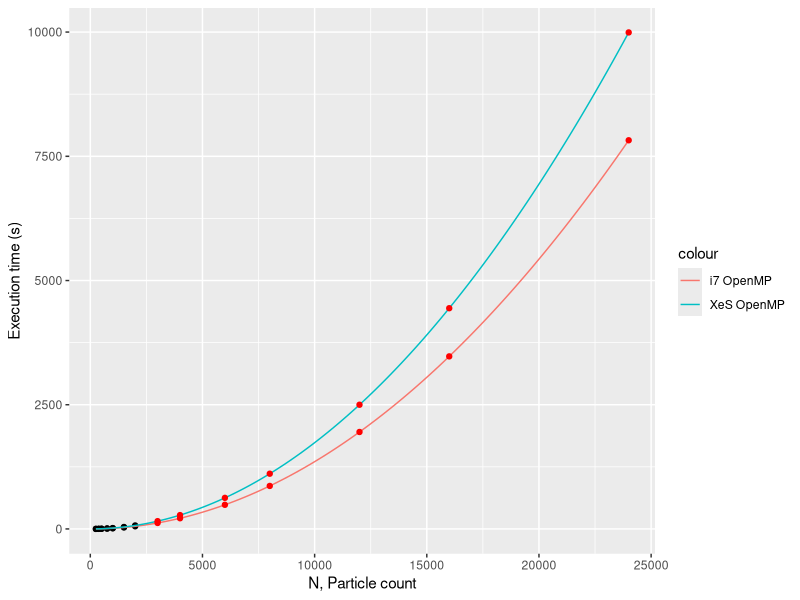
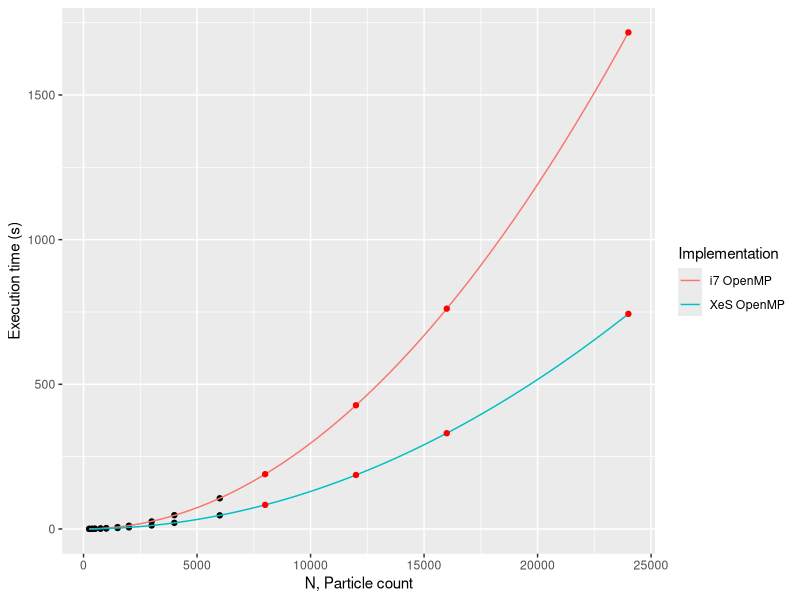
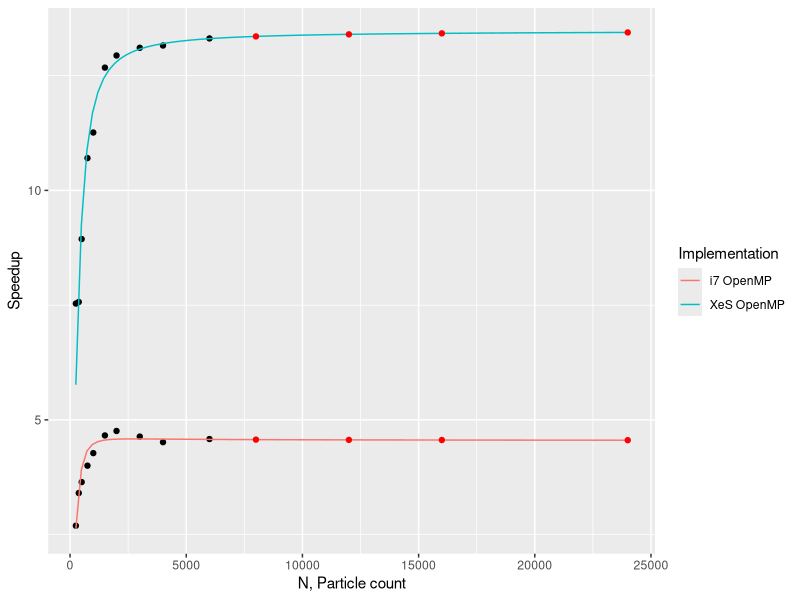
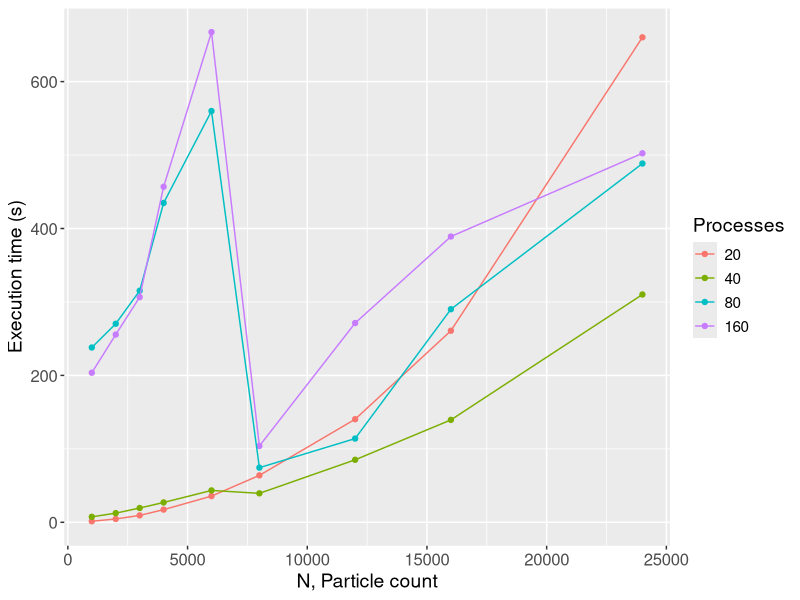
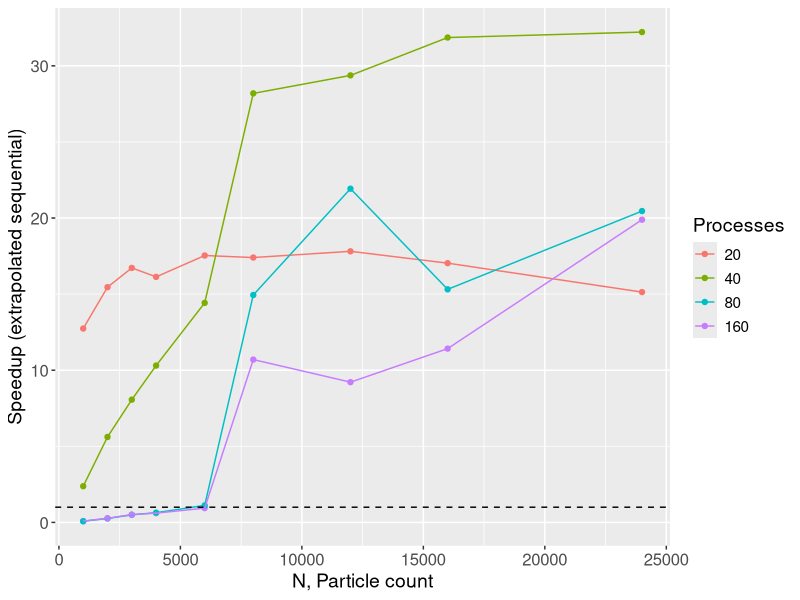
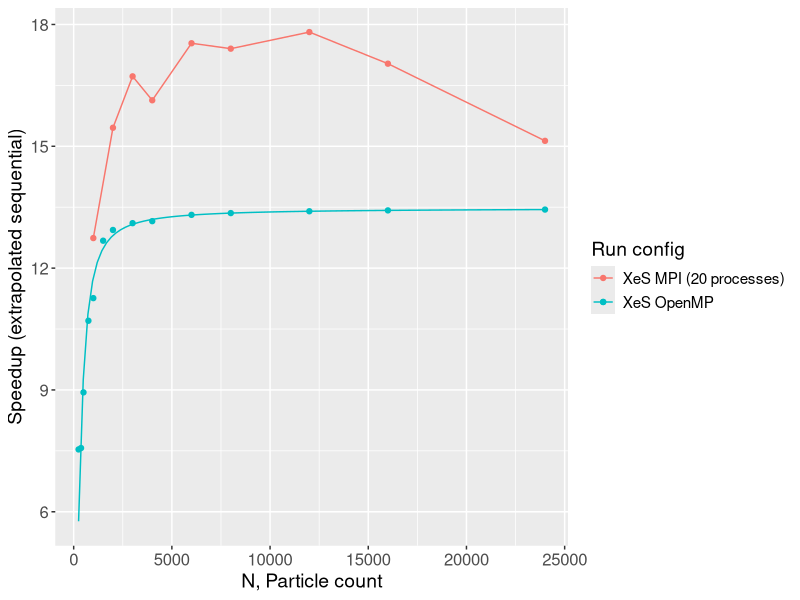
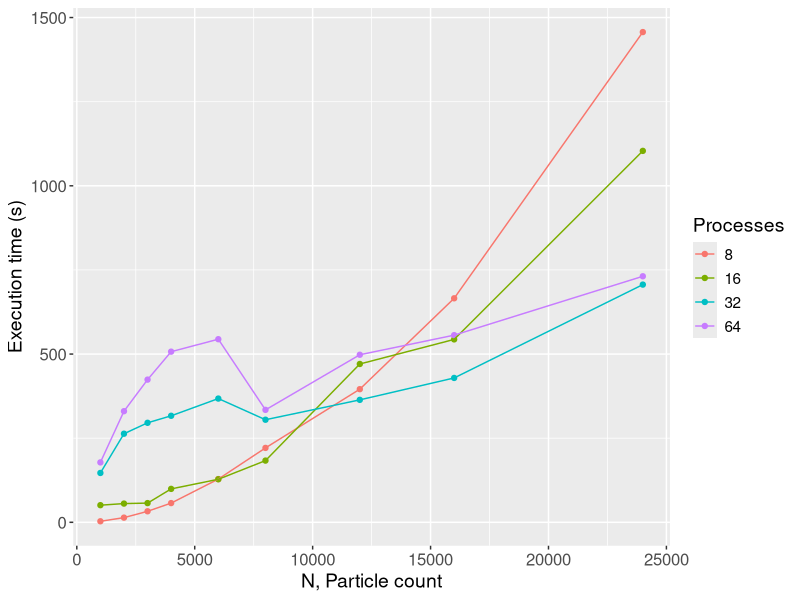
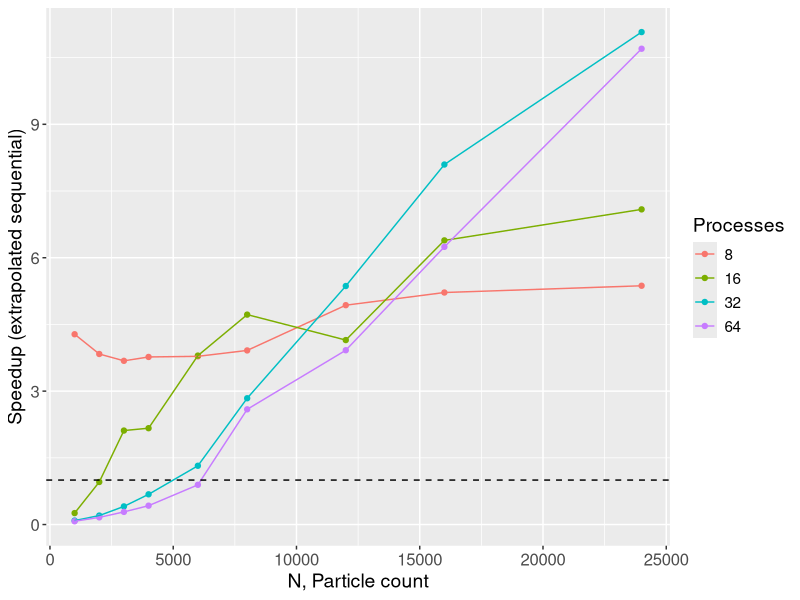

Write R code to recreate these figures, in order.
library(ggplot2)
library(dplyr)
library(tidyr)

SAVE = TRUE

# setwd("E:/Brownie/mpi/report/rawCpuResults")

# Extrapolation
seqBenchmarkData = read.csv("seqBenchmarkData.csv", stringsAsFactors = FALSE)
parBenchmarkData = read.csv("parBenchmarkData.csv", stringsAsFactors = FALSE)
I7seqExtrapolate = lm(wall.clock.time ~ poly(N, 2), data = seqBenchmarkData[seqBenchmarkData$configType=="PureI7",])
# summary(I7seqExtrapolate)$r.squared
XeSseqExtrapolate = lm(wall.clock.time ~ poly(N, 2), data = seqBenchmarkData[seqBenchmarkData$configType=="PureXeS",])
# summary(XeSseqExtrapolate)$r.squared
I7parExtrapolate = lm(wall.clock.time ~ poly(N, 2), data = parBenchmarkData[parBenchmarkData$configType=="PureI7",])
# summary(I7parExtrapolate)$r.squared
XeSparExtrapolate = lm(wall.clock.time ~ poly(N, 2), data = parBenchmarkData[parBenchmarkData$configType=="PureXeS",])
# summary(XeSparExtrapolate)$r.squared

I7seqExtrapolateFunc = function(x) { predict.lm(I7seqExtrapolate, data.frame(N=c(x))) }
I7parExtrapolateFunc = function(x) { predict.lm(I7parExtrapolate, data.frame(N=c(x))) }
XeSseqExtrapolateFunc = function(x) { predict.lm(XeSseqExtrapolate, data.frame(N=c(x))) }
XeSparExtrapolateFunc = function(x) { predict.lm(XeSparExtrapolate, data.frame(N=c(x))) }
I7speedupExtrapolateFunc = function(x) { I7seqExtrapolateFunc(x) / I7parExtrapolateFunc(x) }
XeSspeedupExtrapolateFunc = function(x) { XeSseqExtrapolateFunc(x) / XeSparExtrapolateFunc(x) }

parData = read.csv("parData.csv", stringsAsFactors = FALSE)
parData$processes = as.factor(parData$processes)
parData$seqEstRuntime = 0
parData$parEstRuntime = 0
parData[parData$configType == "PureI7",]$seqEstRuntime = predict.lm(I7seqExtrapolate, data.frame(N = parData[parData$configType == "PureI7",]$N))
parData[parData$configType == "PureI7",]$parEstRuntime = predict.lm(I7parExtrapolate, data.frame(N = parData[parData$configType == "PureI7",]$N))
parData[parData$configType == "PureXeS",]$seqEstRuntime = predict.lm(XeSseqExtrapolate, data.frame(N = parData[parData$configType == "PureXeS",]$N))
parData[parData$configType == "PureXeS",]$parEstRuntime = predict.lm(XeSparExtrapolate, data.frame(N = parData[parData$configType == "PureXeS",]$N))
parData$configType = as.factor(parData$configType)
parData$seqSpeedup = parData$seqEstRuntime/parData$wall.clock.time
parData$parSpeedup = parData$parEstRuntime/parData$wall.clock.time

SAVE_LOCATION = "../processedCpuResults/"

defaultTheme = theme(text=element_text(size=14),
                     axis.text=element_text(size=12),
                     legend.text=element_text(size=11),
                     axis.title=element_text(size=14))
machineLabs = labs(linetype = 'Run config', color = 'Processes')


extraPoints = data.frame(N = c(3000, 4000, 6000, 8000, 12000, 16000, 24000))
extraPoints$I7Seqest = I7seqExtrapolateFunc(extraPoints$N)
extraPoints$XeSSeqest = XeSseqExtrapolateFunc(extraPoints$N)
ggplot(seqBenchmarkData) +
    geom_point(aes(N, wall.clock.time)) +
    stat_function(fun = I7seqExtrapolateFunc, aes(color = 'i7 OpenMP')) +
    stat_function(fun = XeSseqExtrapolateFunc, aes(color = 'XeS OpenMP')) +
    geom_point(aes(N, I7Seqest), data = extraPoints, color = 'red') +
    geom_point(aes(N, XeSSeqest), data = extraPoints, color = 'red') +
    labs(x = "N, Particle count",
         y = "Execution time (s)")
ifelse(SAVE, ggsave(paste0(SAVE_LOCATION, "seqExtrapolate.png"), dpi = 300), NA)

extraPoints = data.frame(N = c(8000, 12000, 16000, 24000))
extraPoints$I7Seqest = I7seqExtrapolateFunc(extraPoints$N)
extraPoints$XeSSeqest = XeSseqExtrapolateFunc(extraPoints$N)
extraPoints$I7Parest = I7parExtrapolateFunc(extraPoints$N)
extraPoints$XeSParest = XeSparExtrapolateFunc(extraPoints$N)
ggplot(parBenchmarkData) +
    geom_point(aes(N, wall.clock.time)) +
    stat_function(fun = I7parExtrapolateFunc, aes(color = 'i7 OpenMP')) +
    stat_function(fun = XeSparExtrapolateFunc, aes(color = 'XeS OpenMP')) +
    geom_point(aes(N, I7Parest), data = extraPoints, color = 'red') +
    geom_point(aes(N, XeSParest), data = extraPoints, color = 'red') +
    labs(x = "N, Particle count",
         y = "Execution time (s)",
         color = 'Implementation')
ifelse(SAVE, ggsave(paste0(SAVE_LOCATION, "parExtrapolate.png"), dpi = 300), NA)

parBenchmarkData$estSpeedup = 0
parBenchmarkData[parBenchmarkData$configType == 'PureI7',]$estSpeedup = I7seqExtrapolateFunc(parBenchmarkData[parBenchmarkData$configType == 'PureI7',]$N) / parBenchmarkData[parBenchmarkData$configType == 'PureI7',]$wall.clock.time
parBenchmarkData[parBenchmarkData$configType == 'PureXeS',]$estSpeedup = XeSseqExtrapolateFunc(parBenchmarkData[parBenchmarkData$configType == 'PureXeS',]$N) / parBenchmarkData[parBenchmarkData$configType == 'PureXeS',]$wall.clock.time
extraPoints$I7estSpeedup = extraPoints$I7Seqest / extraPoints$I7Parest
extraPoints$XeSestSpeedup = extraPoints$XeSSeqest / extraPoints$XeSParest
ggplot(parBenchmarkData) +
    geom_point(aes(N, estSpeedup)) +
    stat_function(fun = I7speedupExtrapolateFunc, aes(color = 'i7 OpenMP')) +
    stat_function(fun = XeSspeedupExtrapolateFunc, aes(color = 'XeS OpenMP')) +
    geom_point(aes(N, I7estSpeedup), data = extraPoints, color = 'red') +
    geom_point(aes(N, XeSestSpeedup), data = extraPoints, color = 'red') +
    labs(x = "N, Particle count",
         y = "Speedup",
         color = 'Implementation')
ifelse(SAVE, ggsave(paste0(SAVE_LOCATION, "parSpeedupExtrapolate.png"), dpi = 300), NA)

### Standard runs ###

filter(parData, N < 32000, configType == 'PureXeS') %>%
    ggplot() +
    geom_point(aes(N, wall.clock.time, color=processes)) +
    geom_line(aes(N, wall.clock.time, color=processes)) +
    labs(x = "N, Particle count",
         y = "Execution time (s)") +
    defaultTheme + machineLabs
ifelse(SAVE, ggsave(paste0(SAVE_LOCATION, "PureXeS-varyNandProcesses.png"), dpi = 300), NA)

filter(parData, N < 32000, configType == 'PureXeS') %>%
    ggplot() +
    geom_point(aes(N, seqSpeedup, color=processes)) +
    geom_line(aes(N, seqSpeedup, color=processes)) +
    geom_hline(yintercept = 1, linetype='dashed') +
    labs(x = "N, Particle count",
         y = "Speedup (extrapolated sequential)") +
    defaultTheme + machineLabs
ifelse(SAVE, ggsave(paste0(SAVE_LOCATION, "PureXeS-seqSpeedup.png"), dpi = 300), NA)

filter(parData, N < 32000, configType == 'PureXeS', processes == 20) %>%
    ggplot() +
    geom_point(aes(N, seqSpeedup, color='XeS MPI (20 processes)')) +
    geom_line(aes(N, seqSpeedup, color='XeS MPI (20 processes)')) +
    geom_point(aes(N, estSpeedup, color = 'XeS OpenMP'), data = parBenchmarkData[parBenchmarkData$configType == "PureXeS",]) +
    stat_function(fun = XeSspeedupExtrapolateFunc, aes(color = 'XeS OpenMP'), data = parBenchmarkData) +
    geom_point(aes(N, XeSestSpeedup, color = 'XeS OpenMP'), data = extraPoints) +
    labs(x = "N, Particle count",
         y = "Speedup (extrapolated sequential)",
         color = "Run config") +
    defaultTheme
ifelse(SAVE, ggsave(paste0(SAVE_LOCATION, "PureXeS-seqSpeedupWithOpenMP.png"), dpi = 300), NA)

filter(parData, N < 32000, configType == 'PureI7') %>%
    ggplot() +
    geom_point(aes(N, wall.clock.time, color=processes)) +
    geom_line(aes(N, wall.clock.time, color=processes)) +
    labs(x = "N, Particle count",
         y = "Execution time (s)") +
    defaultTheme + machineLabs
ifelse(SAVE, ggsave(paste0(SAVE_LOCATION, "PureI7-varyNandProcesses.png"), dpi = 300), NA)

filter(parData, N < 32000, configType == 'PureI7') %>%
    ggplot() +
    geom_point(aes(N, seqSpeedup, color=processes)) +
    geom_line(aes(N, seqSpeedup, color=processes)) +
    geom_hline(yintercept = 1, linetype='dashed') +
    labs(x = "N, Particle count",
         y = "Speedup (extrapolated sequential)") +
    defaultTheme + machineLabs
ifelse(SAVE, ggsave(paste0(SAVE_LOCATION, "PureI7-seqSpeedup.png"), dpi = 300), NA)

filter(parData, N < 32000, configType == 'PureI7', processes == 8) %>%
    ggplot() +
    geom_point(aes(N, seqSpeedup, color='i7 MPI (8 processes)')) +
    geom_line(aes(N, seqSpeedup, color='i7 MPI (8 processes)')) +
    geom_point(aes(N, estSpeedup, color = 'i7 OpenMP'), data = parBenchmarkData[parBenchmarkData$configType == "PureI7",]) +
    stat_function(fun = I7speedupExtrapolateFunc, aes(color = 'i7 OpenMP'), data = parBenchmarkData) +
    geom_point(aes(N, I7estSpeedup, color = 'i7 OpenMP'), data = extraPoints) +
    labs(x = "N, Particle count",
         y = "Speedup (extrapolated sequential)",
         color = "Run config") +
    defaultTheme
ifelse(SAVE, ggsave(paste0(SAVE_LOCATION, "PureI7-seqSpeedupWithOpenMP.png"), dpi = 300), NA)
